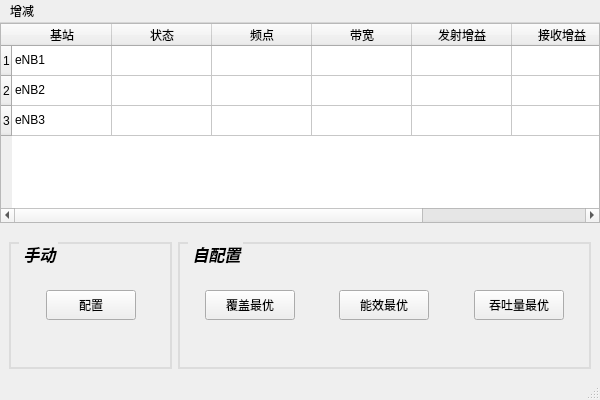
<?xml version="1.0" encoding="UTF-8"?>
<ui version="4.0">
 <class>config_mainwindow</class>
 <widget class="QMainWindow" name="config_mainwindow">
  <property name="geometry">
   <rect>
    <x>0</x>
    <y>0</y>
    <width>600</width>
    <height>400</height>
   </rect>
  </property>
  <property name="windowTitle">
   <string>MainWindow</string>
  </property>
  <widget class="QWidget" name="centralwidget">
   <layout class="QVBoxLayout" name="verticalLayout">
    <property name="spacing">
     <number>10</number>
    </property>
    <property name="leftMargin">
     <number>0</number>
    </property>
    <property name="topMargin">
     <number>0</number>
    </property>
    <property name="rightMargin">
     <number>0</number>
    </property>
    <property name="bottomMargin">
     <number>0</number>
    </property>
    <item>
     <widget class="QTableWidget" name="tableWidget">
      <property name="maximumSize">
       <size>
        <width>16777215</width>
        <height>200</height>
       </size>
      </property>
      <property name="styleSheet">
       <string notr="true"/>
      </property>
      <row>
       <property name="text">
        <string>1</string>
       </property>
      </row>
      <row>
       <property name="text">
        <string>2</string>
       </property>
      </row>
      <row>
       <property name="text">
        <string>3</string>
       </property>
      </row>
      <column>
       <property name="text">
        <string>基站</string>
       </property>
      </column>
      <column>
       <property name="text">
        <string>状态</string>
       </property>
      </column>
      <column>
       <property name="text">
        <string>频点</string>
       </property>
      </column>
      <column>
       <property name="text">
        <string>带宽</string>
       </property>
      </column>
      <column>
       <property name="text">
        <string>发射增益</string>
       </property>
      </column>
      <column>
       <property name="text">
        <string>接收增益</string>
       </property>
      </column>
      <column>
       <property name="text">
        <string>功率</string>
       </property>
      </column>
      <item row="0" column="0">
       <property name="text">
        <string>eNB1</string>
       </property>
      </item>
      <item row="0" column="1">
       <property name="text">
        <string/>
       </property>
      </item>
      <item row="1" column="0">
       <property name="text">
        <string>eNB2</string>
       </property>
      </item>
      <item row="2" column="0">
       <property name="text">
        <string>eNB3</string>
       </property>
      </item>
     </widget>
    </item>
    <item>
     <widget class="QWidget" name="widget" native="true">
      <property name="maximumSize">
       <size>
        <width>16777215</width>
        <height>200</height>
       </size>
      </property>
      <property name="font">
       <font>
        <family>Abyssinica SIL</family>
        <weight>50</weight>
        <italic>true</italic>
        <bold>false</bold>
       </font>
      </property>
      <layout class="QHBoxLayout" name="horizontalLayout">
       <item>
        <widget class="QGroupBox" name="groupBox">
         <property name="maximumSize">
          <size>
           <width>180</width>
           <height>16777215</height>
          </size>
         </property>
         <property name="styleSheet">
          <string notr="true">QGroupBox {
			font-weight: bold;
			font-size:16px;
            border-color: #DCDCDC;
            border-width: 2px;
            border-style: solid;
            margin-top: 0.5ex;
        }
QGroupBox::title {
			color:black;
			
           subcontrol-origin: margin;
            subcontrol-position: top left;
            left: 10px;
            margin-left: 2px;
            padding: 0  0px;
        }</string>
         </property>
         <property name="title">
          <string>手动</string>
         </property>
         <layout class="QHBoxLayout" name="horizontalLayout_2">
          <item>
           <spacer name="horizontalSpacer">
            <property name="orientation">
             <enum>Qt::Horizontal</enum>
            </property>
            <property name="sizeHint" stdset="0">
             <size>
              <width>6</width>
              <height>20</height>
             </size>
            </property>
           </spacer>
          </item>
          <item>
           <widget class="QPushButton" name="pushButton">
            <property name="minimumSize">
             <size>
              <width>90</width>
              <height>30</height>
             </size>
            </property>
            <property name="maximumSize">
             <size>
              <width>90</width>
              <height>30</height>
             </size>
            </property>
            <property name="text">
             <string>配置</string>
            </property>
           </widget>
          </item>
          <item>
           <spacer name="horizontalSpacer_2">
            <property name="orientation">
             <enum>Qt::Horizontal</enum>
            </property>
            <property name="sizeHint" stdset="0">
             <size>
              <width>9</width>
              <height>20</height>
             </size>
            </property>
           </spacer>
          </item>
         </layout>
        </widget>
       </item>
       <item>
        <widget class="QGroupBox" name="groupBox_2">
         <property name="styleSheet">
          <string notr="true">QGroupBox {
			font-weight: bold;
			font-size:16px;
            border-color: #DCDCDC;
            border-width: 2px;
            border-style: solid;
            margin-top: 0.5ex;
        }
QGroupBox::title {
			color:black;
			
           subcontrol-origin: margin;
            subcontrol-position: top left;
            left: 10px;
            margin-left: 2px;
            padding: 0  0px;
        }</string>
         </property>
         <property name="title">
          <string>自配置</string>
         </property>
         <layout class="QHBoxLayout" name="horizontalLayout_4">
          <property name="leftMargin">
           <number>25</number>
          </property>
          <property name="rightMargin">
           <number>25</number>
          </property>
          <property name="bottomMargin">
           <number>9</number>
          </property>
          <item>
           <widget class="QPushButton" name="cg_btn_cover">
            <property name="minimumSize">
             <size>
              <width>90</width>
              <height>30</height>
             </size>
            </property>
            <property name="maximumSize">
             <size>
              <width>90</width>
              <height>30</height>
             </size>
            </property>
            <property name="text">
             <string>覆盖最优</string>
            </property>
           </widget>
          </item>
          <item>
           <spacer name="horizontalSpacer_5">
            <property name="orientation">
             <enum>Qt::Horizontal</enum>
            </property>
            <property name="sizeHint" stdset="0">
             <size>
              <width>38</width>
              <height>20</height>
             </size>
            </property>
           </spacer>
          </item>
          <item>
           <widget class="QPushButton" name="cg_btn_power">
            <property name="minimumSize">
             <size>
              <width>90</width>
              <height>30</height>
             </size>
            </property>
            <property name="maximumSize">
             <size>
              <width>90</width>
              <height>30</height>
             </size>
            </property>
            <property name="text">
             <string>能效最优</string>
            </property>
           </widget>
          </item>
          <item>
           <spacer name="horizontalSpacer_6">
            <property name="orientation">
             <enum>Qt::Horizontal</enum>
            </property>
            <property name="sizeHint" stdset="0">
             <size>
              <width>39</width>
              <height>20</height>
             </size>
            </property>
           </spacer>
          </item>
          <item>
           <widget class="QPushButton" name="cg_btn_output">
            <property name="minimumSize">
             <size>
              <width>90</width>
              <height>30</height>
             </size>
            </property>
            <property name="maximumSize">
             <size>
              <width>90</width>
              <height>30</height>
             </size>
            </property>
            <property name="text">
             <string>吞吐量最优</string>
            </property>
           </widget>
          </item>
         </layout>
        </widget>
       </item>
      </layout>
     </widget>
    </item>
   </layout>
  </widget>
  <widget class="QMenuBar" name="menubar">
   <property name="geometry">
    <rect>
     <x>0</x>
     <y>0</y>
     <width>600</width>
     <height>25</height>
    </rect>
   </property>
   <widget class="QMenu" name="menu">
    <property name="title">
     <string>增减</string>
    </property>
    <addaction name="action"/>
    <addaction name="action_2"/>
   </widget>
   <addaction name="menu"/>
  </widget>
  <widget class="QStatusBar" name="statusbar"/>
  <action name="action">
   <property name="text">
    <string>添加</string>
   </property>
  </action>
  <action name="action_2">
   <property name="text">
    <string>删除</string>
   </property>
  </action>
  <action name="action_3">
   <property name="text">
    <string>覆盖最优</string>
   </property>
  </action>
  <action name="action_4">
   <property name="text">
    <string>性能最优</string>
   </property>
  </action>
 </widget>
 <resources/>
 <connections/>
</ui>
